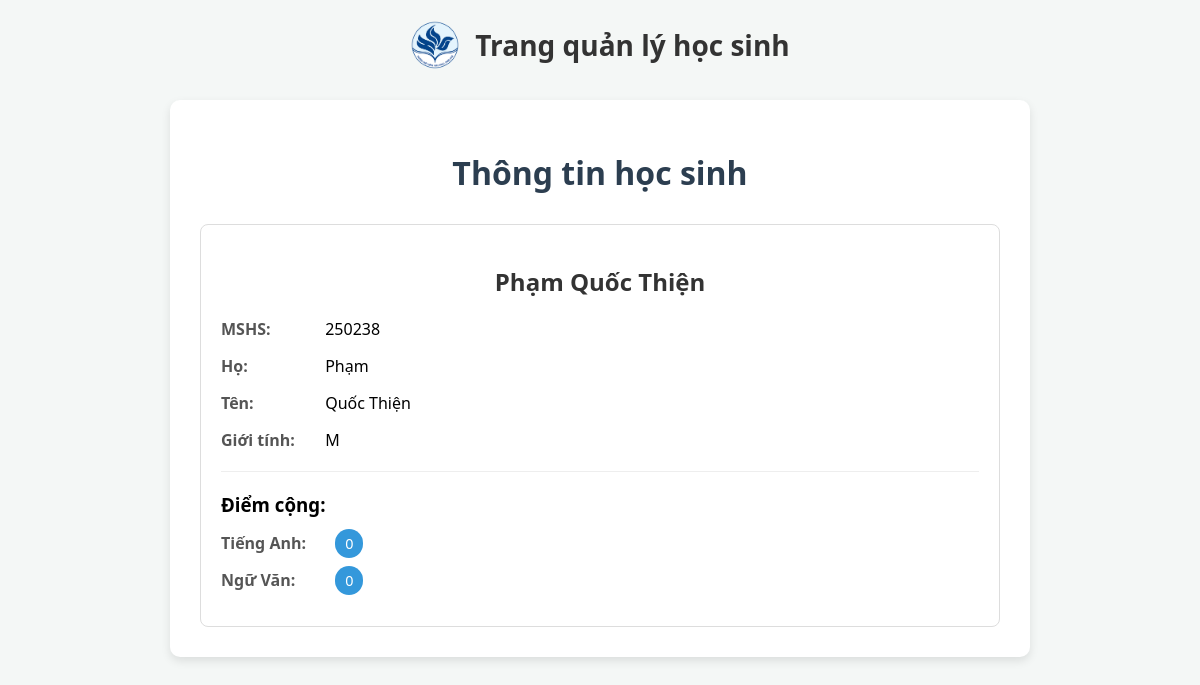
/details/quoc-thien/, run on an earlier commit of the app's database.
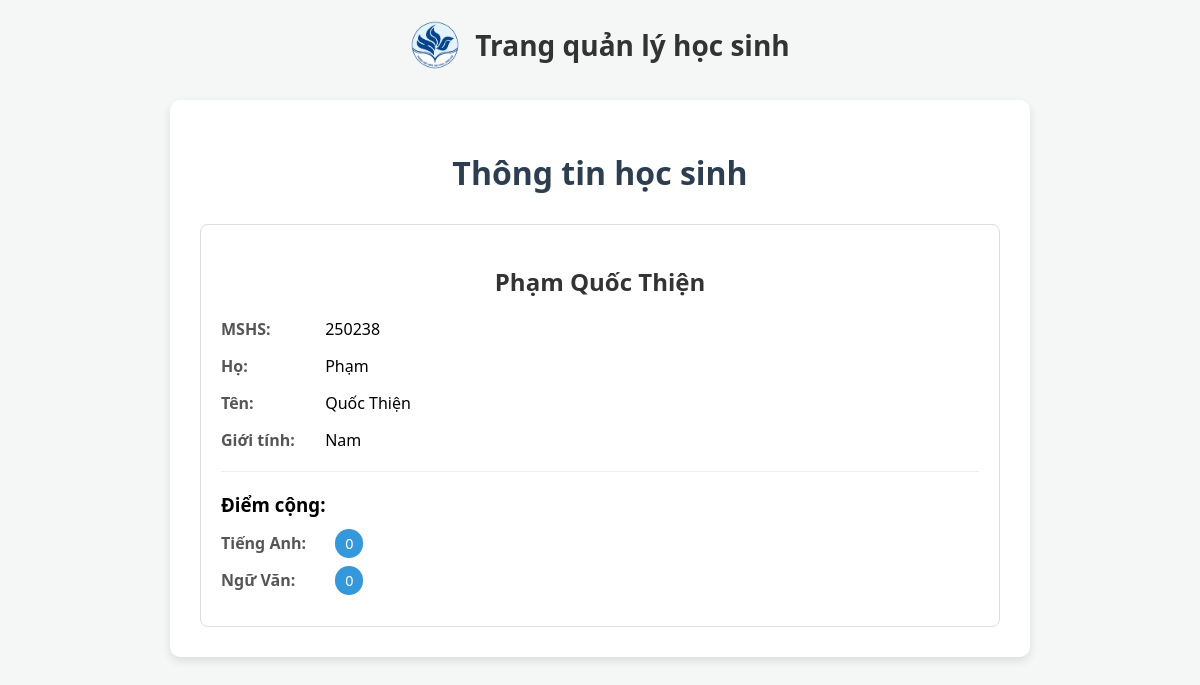
And on a later commit of the database.
### Member/models.py (models this page shows, shortened)
class Member(models.Model):
    ho = models.CharField(max_length=100, null=True, verbose_name='Họ')
    ten = models.CharField(max_length=100, null=True, verbose_name='Tên')
    student_id = models.IntegerField(max_length=6, unique=True, verbose_name='Mã số học sinh')
    diem_cong_anh = models.IntegerField(default=0, verbose_name='Điểm cộng Anh')
    diem_cong_van = models.IntegerField(default=0, verbose_name='Điểm cộng Văn')
    slug = models.SlugField(unique=True)
    class Gender(models.TextChoices):
        MALE = 'Nam', 'Nam' # Trai la cho database phai la hien thi trong admin
        FEMALE = 'Nữ', 'Nữ'
    gender = models.CharField(
        max_length=3,
        choices=Gender.choices,
        default=Gender.MALE,
        verbose_name='Giới tính'
    )

### Member/views.py (the view)
# urls.py: path('details/<slug:slug>/', views.member_detail, name='member_detail'),
def member_detail(request, slug):
    model = Member.objects.get(slug=slug)
    return render(request, 'details.html', {'x': model})

### Member/templates/details.html (shortened to what this page needs)
{% extends 'master.html' %}
{% load static %}
{% block cssfile %}
    <link rel="stylesheet" href="{% static 'style/details.css' %}">
{% endblock %}
{% block content %}
    <div class="container">
        <h1>Thông tin học sinh</h1>
        <div class="detail-card">
            <h2 style="text-align: center; color: #333;">{{x.ho}} {{x.ten}}</h2>
            <div class="info-row">
                <span class="label">MSHS:</span>
                <span>{{x.student_id}}</span>
            </div>
            <div class="info-row">
                <span class="label">Họ:</span>
                <span>{{x.ho}}</span>
            </div>
            <div class="info-row">
                <span class="label">Tên:</span>
                <span>{{x.ten}}</span>
            </div>
            <div class="info-row">
                <span class="label">Giới tính:</span>
                <span>{{x.gender}}</span>
            </div>
            <hr style="border: 0; border-top: 1px solid #eee; margin: 20px 0;">
            <h3 style="margin-bottom: 15px;">Điểm cộng:</h3>
            <div class="info-row">
                <span class="label">Tiếng Anh:</span>
                <span class="score-badge">{{x.diem_cong_anh}}</span>
            </div>
            <div class="info-row">
                <span class="label">Ngữ Văn:</span>
                <span class="score-badge">{{x.diem_cong_van}}</span>
            </div>
        </div>
    </div>
{% endblock %}

What changed in the data, as far as the page shows it:
changed Member "Phạm": gender "M" → "Nam"
